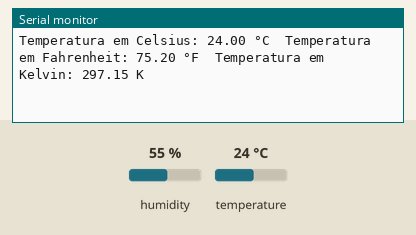
Recording of a sketch running on a simulated Arduino Uno, built with avr-gcc and run on an emulated ATmega328P. Shown: the last lines printed to the serial monitor. The inputs (shaded band) are chosen by the test bench; at power-on: temperature 24 °C, humidity 55 %.

Above: at 2.8 s.
2.9 s: temperature set to 12 °C
At 5.2 s:
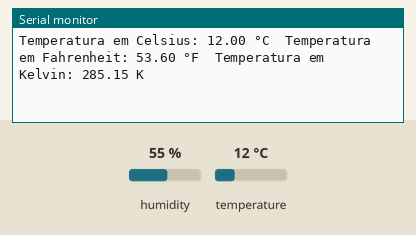
5.7 s: temperature set to 19 °C
At 6.7 s:
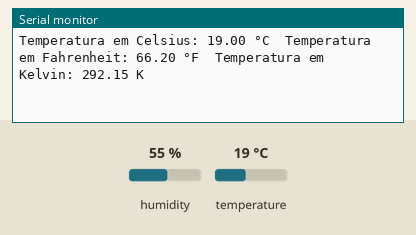
Timing chart, 0 to 8.7 s (numbered marks = the images above; inputs shaded):
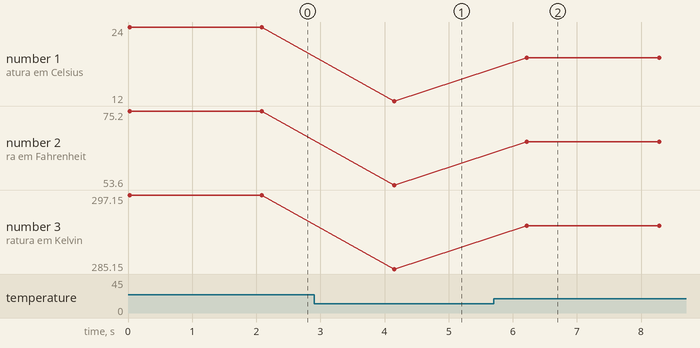

Measured:
- after the input at 2.9 s, the serial monitor: prints a new line after 1.3 s (image 1)
- after the input at 5.7 s, the serial monitor: prints a new line after 0.52 s (image 2)
- plotted number 1: 24 → 12 after the input at 2.9 s, 12 → 19 after the input at 5.7 s
- plotted number 2: 75.2 → 53.6 after the input at 2.9 s, 53.6 → 66.2 after the input at 5.7 s
- plotted number 3: 297.15 → 285.15 after the input at 2.9 s, 285.15 → 292.15 after the input at 5.7 s

The sketch:

Aula-09-DHT11.ino
```cpp
#include <DHT.h>

#define DHTPIN 8        // Pino digital onde o sensor está conectado
#define DHTTYPE DHT11   // Tipo do sensor, pode ser DHT11, DHT21 ou DHT22

DHT dht(DHTPIN, DHTTYPE);

void setup() {
  Serial.begin(9600);
  dht.begin();
}

void loop() {
  // Lê a temperatura em graus Celsius
  float tempC = dht.readTemperature();

  // Verifica se a leitura foi bem-sucedida
  if (isnan(tempC)) {
    Serial.println("Erro ao ler o sensor DHT!");
    return;
  }

  // Converte a temperatura para Fahrenheit, Kelvin e exibe os valores
  float tempF = (tempC * 9.0 / 5.0) + 32.0;
  float tempK = tempC + 273.15;

  Serial.print("Temperatura em Celsius: ");
  Serial.print(tempC);
  Serial.print(" °C\t");

  Serial.print("Temperatura em Fahrenheit: ");
  Serial.print(tempF);
  Serial.print(" °F\t");

  Serial.print("Temperatura em Kelvin: ");
  Serial.print(tempK);
  Serial.println(" K");

  delay(2000);
}
```
